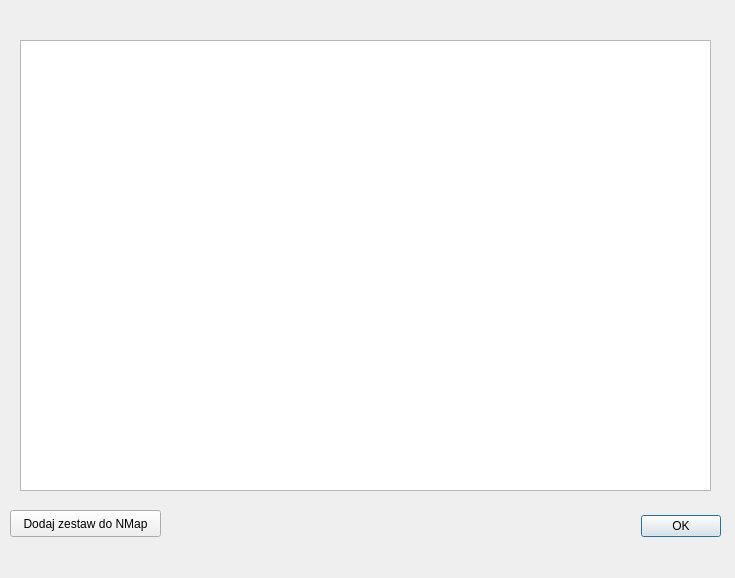
<?xml version="1.0" encoding="UTF-8"?>
<ui version="4.0">
 <class>NmapsEngineDialogBase</class>
 <widget class="QDialog" name="NmapsEngineDialogBase">
  <property name="geometry">
   <rect>
    <x>0</x>
    <y>0</y>
    <width>735</width>
    <height>578</height>
   </rect>
  </property>
  <property name="windowTitle">
   <string>Opal Qgis Plugin</string>
  </property>
  <widget class="QDialogButtonBox" name="button_box">
   <property name="geometry">
    <rect>
     <x>380</x>
     <y>510</y>
     <width>341</width>
     <height>32</height>
    </rect>
   </property>
   <property name="orientation">
    <enum>Qt::Horizontal</enum>
   </property>
   <property name="standardButtons">
    <set>QDialogButtonBox::Ok</set>
   </property>
  </widget>
  <widget class="QPushButton" name="pushButton">
   <property name="geometry">
    <rect>
     <x>10</x>
     <y>510</y>
     <width>151</width>
     <height>27</height>
    </rect>
   </property>
   <property name="text">
    <string>Dodaj zestaw do NMap</string>
   </property>
  </widget>
  <widget class="QListWidget" name="listWidget">
   <property name="geometry">
    <rect>
     <x>20</x>
     <y>40</y>
     <width>691</width>
     <height>451</height>
    </rect>
   </property>
  </widget>
 </widget>
 <resources/>
 <connections>
  <connection>
   <sender>button_box</sender>
   <signal>accepted()</signal>
   <receiver>NmapsEngineDialogBase</receiver>
   <slot>accept()</slot>
   <hints>
    <hint type="sourcelabel">
     <x>20</x>
     <y>20</y>
    </hint>
    <hint type="destinationlabel">
     <x>20</x>
     <y>20</y>
    </hint>
   </hints>
  </connection>
  <connection>
   <sender>button_box</sender>
   <signal>rejected()</signal>
   <receiver>NmapsEngineDialogBase</receiver>
   <slot>reject()</slot>
   <hints>
    <hint type="sourcelabel">
     <x>20</x>
     <y>20</y>
    </hint>
    <hint type="destinationlabel">
     <x>20</x>
     <y>20</y>
    </hint>
   </hints>
  </connection>
 </connections>
</ui>
